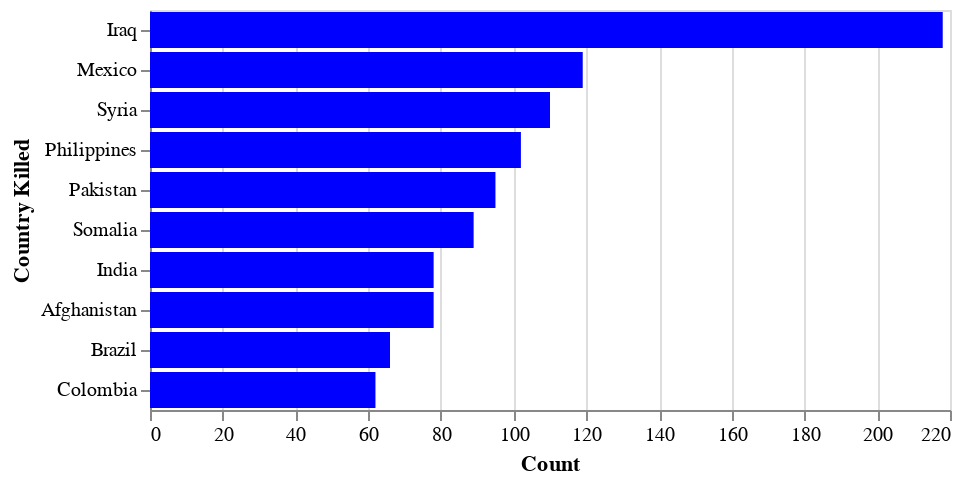

Notebook cell for this chart:
### Code cell
men_killed = alt.Chart(top_m).mark_bar(color='blue').encode(
    x='Count',
    y=alt.Y('Country Killed:N', sort='-x'),
)
men_killed

### Figure 1 — Vega-Lite specification as saved in the notebook (floating-point values rounded to 4 significant figures)
{"config": {"view": {"continuousWidth": 400, "continuousHeight": 300}}, "data": {"name": "data-e2be993d61400d577f9ba8d00a7c137d"}, "mark": {"type": "bar", "color": "blue"}, "encoding": {"x": {"field": "Count", "type": "quantitative"}, "y": {"field": "Country Killed", "sort": "-x", "type": "nominal"}}, "$schema": "https://vega.github.io/schema/vega-lite/v4.17.0.json", "datasets": {"data-e2be993d61400d577f9ba8d00a7c137d": [{"Country Killed": "Iraq", "Sex": "Male", "lat": 33.05, "lng": 43.4, "Count": 218}, {"Country Killed": "Mexico", "Sex": "Male", "lat": 23.95, "lng": -102.5, "Count": 119}, {"Country Killed": "Syria", "Sex": "Male", "lat": 35.01, "lng": 38.51, "Count": 110}, {"Country Killed": "Philippines", "Sex": "Male", "lat": 11.54, "lng": 122.8, "Count": 102}, {"Country Killed": "Pakistan", "Sex": "Male", "lat": 28.19, "lng": 67.7, "Count": 95}, {"Country Killed": "Somalia", "Sex": "Male", "lat": 5.786, "lng": 47.33, "Count": 89}, {"Country Killed": "India", "Sex": "Male", "lat": 22.2, "lng": 78.48, "Count": 78}, {"Country Killed": "Afghanistan", "Sex": "Male", "lat": 33.84, "lng": 66.03, "Count": 78}, {"Country Killed": "Brazil", "Sex": "Male", "lat": -9.589, "lng": -51.62, "Count": 66}, {"Country Killed": "Colombia", "Sex": "Male", "lat": 3.065, "lng": -73.13, "Count": 62}]}}
